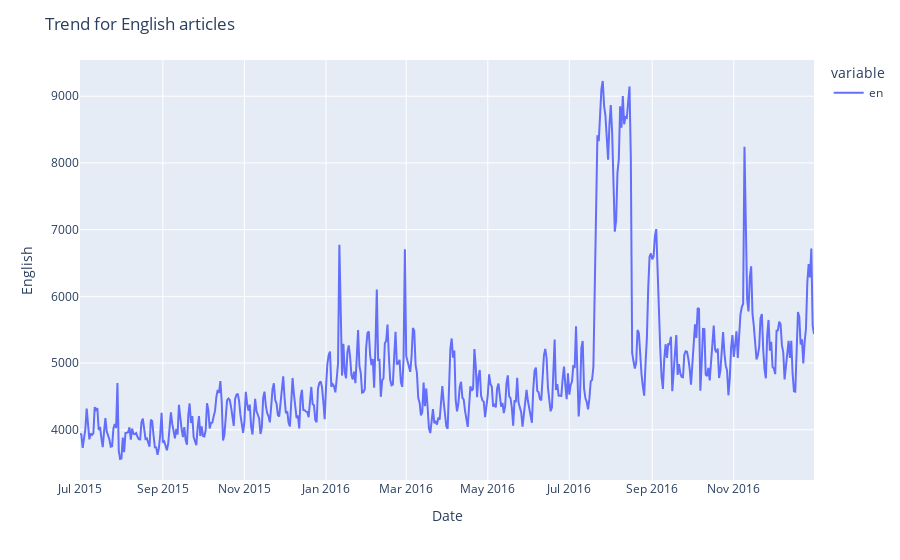

Write notebook code for a chart like this one.
### Markdown cell above
🔔 This trend plot shows that english language have the most number of views so let's go with it first then we can simultaneously move our finalized model for these other languages as well

### Code cell
fig = px.line(language_df['en'])
fig.update_layout(title = f'Trend for {language_codes['en']} articles', yaxis_title=language_codes['en'])

### Figure 1 — Plotly figure (JSON) as saved in the notebook; plotly's stock layout.template omitted (floating-point values rounded to 4 significant figures; data arrays with more than 128 entries replaced by an {"elided": "..."} marker saying what was removed)
{"data": [{"hovertemplate": "variable=en<br>Date=%{x}<br>value=%{y}<extra></extra>", "legendgroup": "en", "line": {"color": "#636efa", "dash": "solid"}, "marker": {"symbol": "circle"}, "mode": "lines", "name": "en", "orientation": "v", "showlegend": true, "type": "scatter", "x": {"elided": "550 str values"}, "xaxis": "x", "y": {"elided": "550 float values"}, "yaxis": "y"}], "layout": {"legend": {"title": {"text": "variable"}, "tracegroupgap": 0}, "margin": {"t": 60}, "title": {"text": "Trend for English articles"}, "xaxis": {"anchor": "y", "domain": [0, 1], "title": {"text": "Date"}}, "yaxis": {"anchor": "x", "domain": [0, 1], "title": {"text": "English"}}}}
